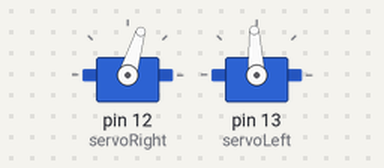
Simulated run of this sketch. Board: Arduino Uno, built with avr-gcc and run on an emulated ATmega328P. On the bench: 2 × servo.

Above: at 0.1 s.
At 3.1 s:
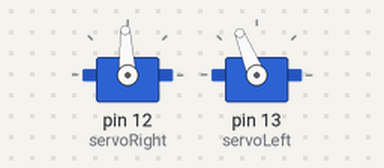
At 6.1 s:
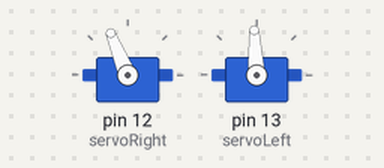
Timing chart, 0 to 7.6 s (numbered marks = the images above):
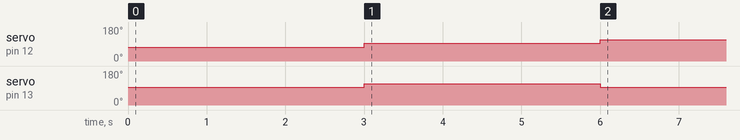

The sketch:

Servo_Test.ino
```cpp
#include <Servo.h>                           // Include servo library

Servo servoRight;                            // Declare right servo
Servo servoLeft;
void setup()
{
  servoRight.attach(12);
  servoLeft.attach(13);

  servoRight.writeMicroseconds(1300);
  servoLeft.writeMicroseconds(1500);
  delay(3000);

  servoRight.writeMicroseconds(1500);
  servoLeft.writeMicroseconds(1700);
  delay(3000);

  servoRight.writeMicroseconds(1700);
  servoLeft.writeMicroseconds(1500);
  delay(3000);

  servoRight.detach();
  servoLeft.detach();

}

void loop()
{
}
```
